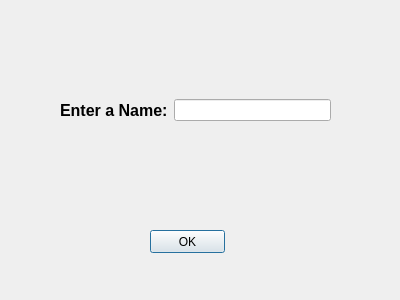
<?xml version="1.0" encoding="UTF-8"?>
<ui version="4.0">
 <class>Dialog1</class>
 <widget class="QDialog" name="Dialog1">
  <property name="geometry">
   <rect>
    <x>0</x>
    <y>0</y>
    <width>400</width>
    <height>300</height>
   </rect>
  </property>
  <property name="windowTitle">
   <string>Dialog1</string>
  </property>
  <widget class="QWidget" name="horizontalLayoutWidget">
   <property name="geometry">
    <rect>
     <x>60</x>
     <y>70</y>
     <width>271</width>
     <height>80</height>
    </rect>
   </property>
   <layout class="QHBoxLayout" name="horizontalLayout">
    <item>
     <widget class="QLabel" name="label">
      <property name="font">
       <font>
        <family>Arial</family>
        <pointsize>12</pointsize>
        <weight>75</weight>
        <bold>true</bold>
       </font>
      </property>
      <property name="text">
       <string>Enter a Name:</string>
      </property>
     </widget>
    </item>
    <item>
     <widget class="QLineEdit" name="lineEdit"/>
    </item>
   </layout>
  </widget>
  <widget class="QPushButton" name="pushButton">
   <property name="geometry">
    <rect>
     <x>150</x>
     <y>230</y>
     <width>75</width>
     <height>23</height>
    </rect>
   </property>
   <property name="text">
    <string>OK</string>
   </property>
  </widget>
 </widget>
 <resources/>
 <connections/>
</ui>
